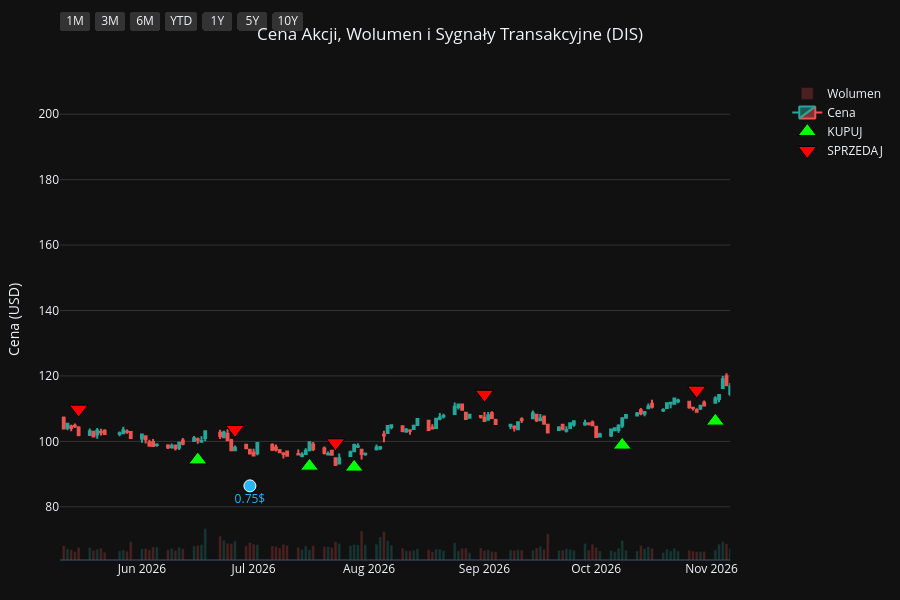
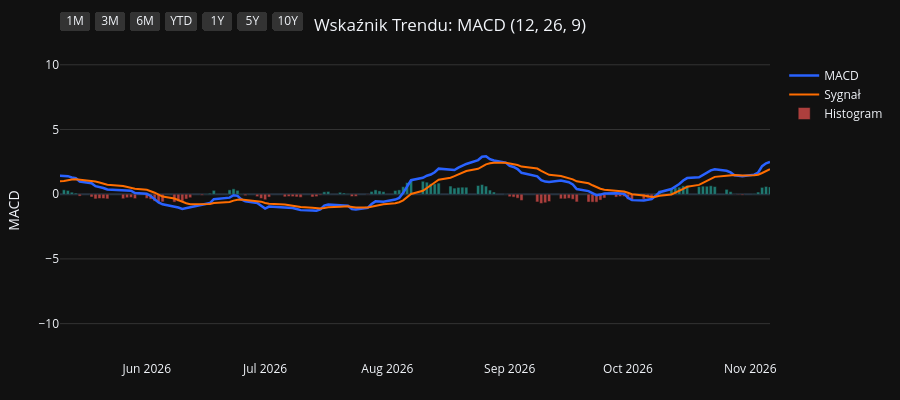
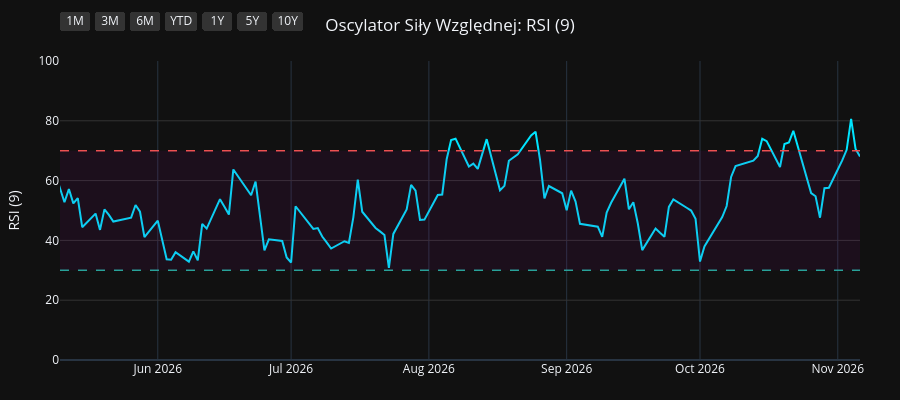
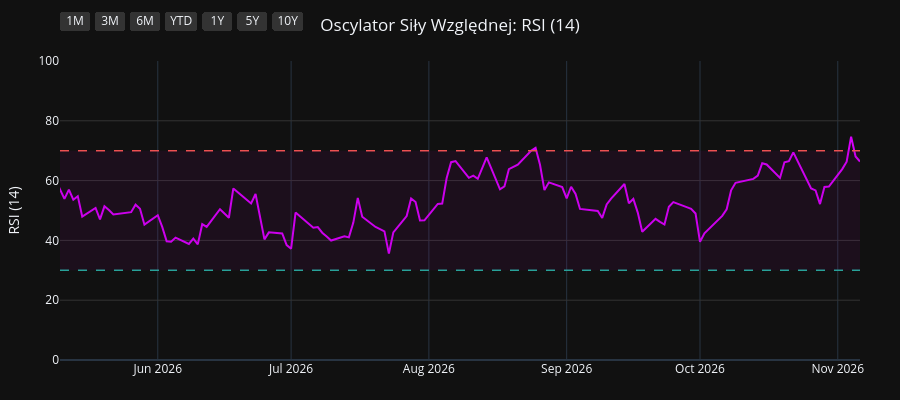

Write notebook code for charts like these, in order.
### Code cell
import os
import yfinance as yf
import pandas as pd
import pandas_ta as ta
import plotly.graph_objects as go
from plotly.subplots import make_subplots

# 1. Pobranie i przygotowanie danych
symbol = os.environ.get("STOCK_TICKER", "").strip().upper()
if not symbol:
    raise RuntimeError("Set STOCK_TICKER before running price_extractor.ipynb")
df = yf.Ticker(symbol).history(period="10y")
df.index = df.index.tz_localize(None)

# Wskaźniki i sygnały
df.ta.macd(fast=12, slow=26, signal=9, append=True)
df.ta.rsi(length=9, append=True)
df.ta.rsi(length=14, append=True)
df.ta.rsi(length=21, append=True)
df.dropna(inplace=True)

macd = df['MACD_12_26_9']
signal = df['MACDs_12_26_9']
wczorajszy_macd = macd.shift(1)
wczorajszy_signal = signal.shift(1)

df['Decyzja'] = 'BRAK'
df.loc[(macd > signal) & (wczorajszy_macd <= wczorajszy_signal), 'Decyzja'] = 'KUPUJ'
df.loc[(macd < signal) & (wczorajszy_macd >= wczorajszy_signal), 'Decyzja'] = 'SPRZEDAJ'

df_kupuj = df[df['Decyzja'] == 'KUPUJ']
df_sprzedaj = df[df['Decyzja'] == 'SPRZEDAJ']
df_dywidendy = df[df['Dividends'] > 0]
df_splity = df[df['Stock Splits'] > 0]

# Wspólna konfiguracja osi X
konfiguracja_osi_x = dict(
    type="date",
    showspikes=True, spikemode="across", spikesnap="cursor", spikedash="dot", spikecolor="#ffffff", spikethickness=1, hoverformat="%Y-%m-%d",
    rangeselector=dict(
        buttons=list([
            dict(count=1, label="1M", step="month", stepmode="backward"),
            dict(count=3, label="3M", step="month", stepmode="backward"),
            dict(count=6, label="6M", step="month", stepmode="backward"),
            dict(count=1, label="YTD", step="year", stepmode="todate"),
            dict(count=1, label="1Y", step="year", stepmode="backward"),
            dict(count=5, label="5Y", step="year", stepmode="backward"),
            dict(step="all", label="10Y")
        ]),
        bgcolor="#333333", activecolor="#2962ff", x=0, y=1.1
    )
)

# ==========================================
# WYKRES 1: CENA + WOLUMEN + SYGNAŁY
# ==========================================
fig1 = make_subplots(specs=[[{"secondary_y": True}]])

kolory_wolumenu = ['#26a69a' if row['Close'] >= row['Open'] else '#ef5350' for index, row in df.iterrows()]
fig1.add_trace(go.Bar(x=df.index, y=df['Volume'], marker_color=kolory_wolumenu, opacity=0.25, name='Wolumen'), secondary_y=True)
fig1.add_trace(go.Candlestick(x=df.index, open=df['Open'], high=df['High'], low=df['Low'], close=df['Close'], name='Cena', increasing_line_color='#26a69a', decreasing_line_color='#ef5350'), secondary_y=False)
fig1.add_trace(go.Scatter(x=df_kupuj.index, y=df_kupuj['Low'] * 0.95, customdata=df_kupuj[['Low', 'High']], mode='markers', marker=dict(symbol='triangle-up', size=16, color='#00ff00', line=dict(width=1, color='black')), name='KUPUJ', hovertemplate='KUPUJ<br>Najniższa: %{customdata[0]:.2f}<br>Najwyższa: %{customdata[1]:.2f}<extra></extra>'), secondary_y=False)
fig1.add_trace(go.Scatter(x=df_sprzedaj.index, y=df_sprzedaj['High'] * 1.05, customdata=df_sprzedaj[['Low', 'High']], mode='markers', marker=dict(symbol='triangle-down', size=16, color='#ff0000', line=dict(width=1, color='black')), name='SPRZEDAJ', hovertemplate='SPRZEDAJ<br>Najniższa: %{customdata[0]:.2f}<br>Najwyższa: %{customdata[1]:.2f}<extra></extra>'), secondary_y=False)

if not df_dywidendy.empty:
    fig1.add_trace(go.Scatter(x=df_dywidendy.index, y=df_dywidendy['Low'] * 0.90, mode='markers+text', marker=dict(symbol='circle', size=12, color='#29b6f6', line=dict(width=1, color='white')), text=df_dywidendy['Dividends'].apply(lambda x: f"{x}$"), textposition="bottom center", name='Dywidenda', showlegend=False, hovertemplate='Dywidenda: %{text}<extra></extra>', textfont=dict(color="#29b6f6")), secondary_y=False)
if not df_splity.empty:
                    fig1.add_trace(go.Scatter(x=df_splity.index, y=df_splity['High'], mode='markers+text', marker=dict(symbol='star', size=16, color='#ffee58', line=dict(width=1, color='black')), text=df_splity['Stock Splits'].apply(lambda x: f"{x:g}:1" if x >= 1 else f"1:{1 / x:g}"), textposition="top center", name='Split', hovertemplate='%{text}<extra></extra>', textfont=dict(color="#ffee58")), secondary_y=False)

fig1.update_layout(title=dict(text=f"Cena Akcji, Wolumen i Sygnały Transakcyjne ({symbol})", x=0.5, xanchor='center'), dragmode='pan', xaxis_rangeslider_visible=False, template='plotly_dark', height=600, hovermode='x unified', margin=dict(l=60, r=40, t=60, b=40))
fig1.update_xaxes(**konfiguracja_osi_x)
fig1.update_xaxes(range=[df.index.max() - pd.Timedelta(days=180), df.index.max()])
fig1.update_yaxes(title_text="Cena (USD)", secondary_y=False, gridcolor='#333333')
fig1.update_yaxes(range=[0, df['Volume'].max() * 4], showgrid=False, showticklabels=False, secondary_y=True)
fig1.show(config={'scrollZoom': True})

# ==========================================
# WYKRES 2: WSKAŹNIK MACD
# ==========================================
fig2 = go.Figure()
fig2.add_trace(go.Scatter(x=df.index, y=df['MACD_12_26_9'], line=dict(color='#2962ff', width=2.5), name='MACD'))
fig2.add_trace(go.Scatter(x=df.index, y=df['MACDs_12_26_9'], line=dict(color='#ff6d00', width=2), name='Sygnał'))
kolory_macd = ['#26a69a' if val >= 0 else '#ef5350' for val in df['MACDh_12_26_9']]
fig2.add_trace(go.Bar(x=df.index, y=df['MACDh_12_26_9'], marker_color=kolory_macd, name='Histogram', opacity=0.7))
fig2.update_layout(title=dict(text="Wskaźnik Trendu: MACD (12, 26, 9)", x=0.5, xanchor='center'), dragmode='pan', xaxis_rangeslider_visible=False, template='plotly_dark', height=400, hovermode='x unified', margin=dict(l=60, r=40, t=60, b=40))
fig2.update_xaxes(**konfiguracja_osi_x)
fig2.update_xaxes(range=[df.index.max() - pd.Timedelta(days=180), df.index.max()])
fig2.update_yaxes(title_text="MACD", gridcolor='#333333')
fig2.show(config={'scrollZoom': True})

# ==========================================
# WYKRES 3: OSCYLATOR RSI (9)
# ==========================================
fig3 = go.Figure()
fig3.add_trace(go.Scatter(x=df.index, y=df['RSI_9'], line=dict(color='#00e5ff', width=2), name='RSI (9)'))
fig3.add_hline(y=70, line_dash="dash", line_color="#ef5350", line_width=1.5)
fig3.add_hline(y=30, line_dash="dash", line_color="#26a69a", line_width=1.5)
fig3.add_hrect(y0=30, y1=70, line_width=0, fillcolor="purple", opacity=0.1)
fig3.update_layout(title=dict(text="Oscylator Siły Względnej: RSI (9)", x=0.5, xanchor='center'), dragmode='pan', xaxis_rangeslider_visible=False, template='plotly_dark', height=400, hovermode='x unified', margin=dict(l=60, r=40, t=60, b=40))
fig3.update_xaxes(**konfiguracja_osi_x)
fig3.update_xaxes(range=[df.index.max() - pd.Timedelta(days=180), df.index.max()])
fig3.update_yaxes(title_text="RSI (9)", range=[0, 100], gridcolor='#333333')
fig3.show(config={'scrollZoom': True})

# ==========================================
# WYKRES 4: OSCYLATOR RSI (14)
# ==========================================
fig4 = go.Figure()
fig4.add_trace(go.Scatter(x=df.index, y=df['RSI_14'], line=dict(color='#d500f9', width=2), name='RSI (14)'))
fig4.add_hline(y=70, line_dash="dash", line_color="#ef5350", line_width=1.5)
fig4.add_hline(y=30, line_dash="dash", line_color="#26a69a", line_width=1.5)
fig4.add_hrect(y0=30, y1=70, line_width=0, fillcolor="purple", opacity=0.1)
fig4.update_layout(title=dict(text="Oscylator Siły Względnej: RSI (14)", x=0.5, xanchor='center'), dragmode='pan', xaxis_rangeslider_visible=False, template='plotly_dark', height=400, hovermode='x unified', margin=dict(l=60, r=40, t=60, b=40))
fig4.update_xaxes(**konfiguracja_osi_x)
fig4.update_xaxes(range=[df.index.max() - pd.Timedelta(days=180), df.index.max()])
fig4.update_yaxes(title_text="RSI (14)", range=[0, 100], gridcolor='#333333')
fig4.show(config={'scrollZoom': True})

# ==========================================
# WYKRES 5: OSCYLATOR RSI (21)
# ==========================================
fig5 = go.Figure()
fig5.add_trace(go.Scatter(x=df.index, y=df['RSI_21'], line=dict(color='#64dd17', width=2), name='RSI (21)'))
fig5.add_hline(y=70, line_dash="dash", line_color="#ef5350", line_width=1.5)
fig5.add_hline(y=30, line_dash="dash", line_color="#26a69a", line_width=1.5)
fig5.add_hrect(y0=30, y1=70, line_width=0, fillcolor="purple", opacity=0.1)
fig5.update_layout(title=dict(text="Oscylator Siły Względnej: RSI (21)", x=0.5, xanchor='center'), dragmode='pan', xaxis_rangeslider_visible=False, template='plotly_dark', height=400, hovermode='x unified', margin=dict(l=60, r=40, t=60, b=40))
fig5.update_xaxes(**konfiguracja_osi_x)
fig5.update_xaxes(range=[df.index.max() - pd.Timedelta(days=180), df.index.max()])
fig5.update_yaxes(title_text="RSI (21)", range=[0, 100], gridcolor='#333333')
fig5.show(config={'scrollZoom': True})

### Figure 1 — Plotly figure (JSON) as saved in the notebook; plotly's stock layout.template omitted (floating-point values rounded to 4 significant figures; data arrays with more than 128 entries replaced by an {"elided": "..."} marker saying what was removed)
{"data": [{"marker": {"color": {"elided": "2481 str values"}}, "name": "Wolumen", "opacity": 0.25, "type": "bar", "x": {"elided": "2481 str values"}, "xaxis": "x", "y": {"elided": "2481 int values"}, "yaxis": "y2"}, {"close": {"elided": "2481 float values"}, "decreasing": {"line": {"color": "#ef5350"}}, "high": {"elided": "2481 float values"}, "increasing": {"line": {"color": "#26a69a"}}, "low": {"elided": "2481 float values"}, "name": "Cena", "open": {"elided": "2481 float values"}, "type": "candlestick", "x": {"elided": "2481 str values"}, "xaxis": "x", "yaxis": "y"}, {"customdata": {"elided": "100x2 float values"}, "hovertemplate": "KUPUJ<br>Najniższa: %{customdata[0]:.2f}<br>Najwyższa: %{customdata[1]:.2f}<extra></extra>", "marker": {"color": "#00ff00", "line": {"color": "black", "width": 1}, "size": 16, "symbol": "triangle-up"}, "mode": "markers", "name": "KUPUJ", "type": "scatter", "x": ["2017-01-09T00:00:00", "2017-02-01T00:00:00", "2017-03-14T00:00:00", "2017-03-28T00:00:00", "2017-04-18T00:00:00", "2017-05-30T00:00:00", "2017-06-12T00:00:00", "2017-06-21T00:00:00", "2017-06-26T00:00:00", "2017-08-29T00:00:00", "2017-09-20T00:00:00", "2017-10-19T00:00:00", "2017-11-29T00:00:00", "2018-01-04T00:00:00", "2018-02-22T00:00:00", "2018-03-09T00:00:00", "2018-04-04T00:00:00", "2018-05-04T00:00:00", "2018-06-08T00:00:00", "2018-07-10T00:00:00", "2018-09-21T00:00:00", "2018-10-18T00:00:00", "2018-11-06T00:00:00", "2018-11-30T00:00:00", "2019-01-02T00:00:00", "2019-01-31T00:00:00", "2019-02-15T00:00:00", "2019-04-02T00:00:00", "2019-06-07T00:00:00", "2019-06-13T00:00:00", "2019-07-03T00:00:00", "2019-07-10T00:00:00", "2019-07-29T00:00:00", "2019-08-28T00:00:00", "2019-10-11T00:00:00", "2020-02-04T00:00:00", "2020-03-25T00:00:00", "2020-07-09T00:00:00", "2020-08-05T00:00:00", "2020-08-27T00:00:00", "2020-10-12T00:00:00", "2020-11-05T00:00:00", "2021-02-04T00:00:00", "2021-02-22T00:00:00", "2021-04-30T00:00:00", "2021-05-07T00:00:00", "2021-05-26T00:00:00", "2021-06-24T00:00:00", "2021-07-09T00:00:00", "2021-07-28T00:00:00", "2021-08-11T00:00:00", "2021-08-24T00:00:00", "2021-10-08T00:00:00", "2021-10-15T00:00:00", "2021-11-03T00:00:00", "2021-12-07T00:00:00", "2022-02-04T00:00:00", "2022-03-18T00:00:00", "2022-05-17T00:00:00", "2022-06-27T00:00:00", "2022-10-17T00:00:00", "2022-11-22T00:00:00", "2022-12-14T00:00:00", "2023-01-03T00:00:00", "2023-03-23T00:00:00", "2023-04-28T00:00:00", "2023-05-08T00:00:00", "2023-06-05T00:00:00", "2023-06-30T00:00:00", "2023-07-31T00:00:00", "2023-09-12T00:00:00", "2023-10-06T00:00:00", "2023-11-03T00:00:00", "2024-01-18T00:00:00", "2024-03-21T00:00:00", "2024-05-06T00:00:00", "2024-05-31T00:00:00", "2024-07-16T00:00:00", "2024-07-31T00:00:00", "2024-08-15T00:00:00", "2024-10-16T00:00:00", "2024-11-06T00:00:00", "2025-01-24T00:00:00", "2025-02-26T00:00:00", "2025-03-25T00:00:00", "2025-04-22T00:00:00", "2025-06-11T00:00:00", "2025-06-30T00:00:00", "2025-08-20T00:00:00", "2025-10-20T00:00:00", "2025-12-03T00:00:00", "2026-02-26T00:00:00", "2026-04-02T00:00:00", "2026-04-30T00:00:00", "2026-05-06T00:00:00", "2026-06-16T00:00:00", "2026-07-16T00:00:00", "2026-07-28T00:00:00", "2026-10-08T00:00:00", "2026-11-02T00:00:00"], "xaxis": "x", "y": [95.36, 97.63, 98.54, 98.81, 99.67, 95.22, 93.16, 91.33, 92.23, 90.48, 87.63, 87.18, 91.91, 99.99, 93.99, 92.84, 87.57, 88.3, 91.22, 94.66, 99.69, 104.4, 104.2, 103.9, 98.03, 100.1, 101.0, 101.8, 125.0, 125.2, 129.2, 130.0, 132.9, 122.3, 118.9, 131.9, 87.97, 106.3, 113.6, 122.3, 114.0, 115.9, 162.6, 167.2, 169.1, 167.2, 162.3, 161.9, 160.2, 163.5, 162.6, 163.7, 162.5, 160.4, 155.1, 137.9, 128.5, 127.4, 97.91, 88.24, 88.66, 87.21, 85.31, 80.9, 87.28, 91.26, 93.67, 82.38, 81.62, 80.02, 76.05, 74.14, 77.52, 83.55, 107.1, 105.5, 93.71, 89.62, 86.93, 80.96, 86.92, 91.17, 103.2, 102.6, 93.63, 78.89, 109.7, 115.4, 108.6, 103.6, 97.83, 99.29, 89.65, 94.67, 99.28, 94.32, 92.42, 92.12, 98.85, 106.2], "yaxis": "y"}, {"customdata": {"elided": "99x2 float values"}, "hovertemplate": "SPRZEDAJ<br>Najniższa: %{customdata[0]:.2f}<br>Najwyższa: %{customdata[1]:.2f}<extra></extra>", "marker": {"color": "#ff0000", "line": {"color": "black", "width": 1}, "size": 16, "symbol": "triangle-down"}, "mode": "markers", "name": "SPRZEDAJ", "type": "scatter", "x": ["2017-01-12T00:00:00", "2017-02-06T00:00:00", "2017-03-23T00:00:00", "2017-04-05T00:00:00", "2017-05-02T00:00:00", "2017-06-06T00:00:00", "2017-06-20T00:00:00", "2017-06-22T00:00:00", "2017-08-07T00:00:00", "2017-09-07T00:00:00", "2017-10-12T00:00:00", "2017-11-27T00:00:00", "2017-12-26T00:00:00", "2018-01-08T00:00:00", "2018-03-01T00:00:00", "2018-03-19T00:00:00", "2018-05-03T00:00:00", "2018-05-25T00:00:00", "2018-06-26T00:00:00", "2018-08-09T00:00:00", "2018-10-10T00:00:00", "2018-10-24T00:00:00", "2018-11-19T00:00:00", "2018-12-04T00:00:00", "2019-01-30T00:00:00", "2019-02-11T00:00:00", "2019-03-13T00:00:00", "2019-05-03T00:00:00", "2019-06-12T00:00:00", "2019-06-25T00:00:00", "2019-07-08T00:00:00", "2019-07-17T00:00:00", "2019-07-31T00:00:00", "2019-09-19T00:00:00", "2019-12-04T00:00:00", "2020-02-21T00:00:00", "2020-06-11T00:00:00", "2020-07-27T00:00:00", "2020-08-21T00:00:00", "2020-09-03T00:00:00", "2020-10-28T00:00:00", "2021-01-04T00:00:00", "2021-02-19T00:00:00", "2021-03-03T00:00:00", "2021-05-05T00:00:00", "2021-05-11T00:00:00", "2021-06-18T00:00:00", "2021-07-07T00:00:00", "2021-07-20T00:00:00", "2021-07-30T00:00:00", "2021-08-18T00:00:00", "2021-09-20T00:00:00", "2021-10-12T00:00:00", "2021-10-18T00:00:00", "2021-11-11T00:00:00", "2022-01-18T00:00:00", "2022-03-01T00:00:00", "2022-04-06T00:00:00", "2022-06-13T00:00:00", "2022-08-23T00:00:00", "2022-11-08T00:00:00", "2022-12-07T00:00:00", "2022-12-15T00:00:00", "2023-02-10T00:00:00", "2023-04-25T00:00:00", "2023-05-04T00:00:00", "2023-05-11T00:00:00", "2023-06-22T00:00:00", "2023-07-17T00:00:00", "2023-08-18T00:00:00", "2023-09-25T00:00:00", "2023-10-24T00:00:00", "2023-11-30T00:00:00", "2024-02-23T00:00:00", "2024-04-04T00:00:00", "2024-05-07T00:00:00", "2024-07-02T00:00:00", "2024-07-22T00:00:00", "2024-08-02T00:00:00", "2024-10-07T00:00:00", "2024-10-25T00:00:00", "2024-12-05T00:00:00", "2025-02-10T00:00:00", "2025-03-05T00:00:00", "2025-04-03T00:00:00", "2025-05-29T00:00:00", "2025-06-13T00:00:00", "2025-07-07T00:00:00", "2025-09-10T00:00:00", "2025-11-14T00:00:00", "2026-01-12T00:00:00", "2026-03-03T00:00:00", "2026-04-29T00:00:00", "2026-05-01T00:00:00", "2026-05-15T00:00:00", "2026-06-26T00:00:00", "2026-07-23T00:00:00", "2026-09-01T00:00:00", "2026-10-28T00:00:00"], "xaxis": "x", "y": [106.3, 107.4, 110.1, 111.0, 112.1, 103.5, 102.7, 102.1, 105.7, 100.0, 96.07, 101.1, 108.3, 110.2, 103.0, 101.9, 98.26, 102.0, 103.7, 114.6, 117.0, 116.8, 117.6, 116.1, 111.2, 112.5, 115.5, 136.1, 137.1, 141.2, 143.9, 146.4, 146.7, 139.0, 151.1, 142.4, 120.1, 119.5, 130.6, 139.7, 123.7, 185.9, 188.1, 200.4, 188.3, 185.5, 177.0, 177.5, 180.7, 182.4, 180.0, 184.1, 177.6, 176.5, 166.9, 155.9, 150.8, 136.3, 99.37, 118.5, 103.8, 94.46, 94.8, 111.7, 101.5, 101.3, 96.83, 90.8, 90.09, 88.28, 83.25, 85.72, 95.55, 110.3, 122.8, 110.2, 100.1, 97.64, 94.6, 97.62, 99.38, 120.3, 114.8, 114.3, 97.68, 115.7, 121.9, 129.0, 121.6, 112.5, 119.8, 108.7, 105.7, 109.2, 109.8, 103.6, 99.56, 114.4, 115.7], "yaxis": "y"}, {"hovertemplate": "Dywidenda: %{text}<extra></extra>", "marker": {"color": "#29b6f6", "line": {"color": "white", "width": 1}, "size": 12, "symbol": "circle"}, "mode": "markers+text", "name": "Dywidenda", "showlegend": false, "text": ["0.78$", "0.84$", "0.84$", "0.88$", "0.88$", "0.88$", "0.3$", "0.45$", "0.5$", "0.5$", "0.75$", "0.75$"], "textfont": {"color": "#29b6f6"}, "textposition": "bottom center", "type": "scatter", "x": ["2017-07-06T00:00:00", "2017-12-08T00:00:00", "2018-07-06T00:00:00", "2018-12-07T00:00:00", "2019-07-05T00:00:00", "2019-12-13T00:00:00", "2023-12-08T00:00:00", "2024-07-08T00:00:00", "2024-12-16T00:00:00", "2025-06-24T00:00:00", "2025-12-15T00:00:00", "2026-06-30T00:00:00"], "xaxis": "x", "y": [86.66, 88.32, 89.0, 96.22, 122.0, 127.7, 80.59, 85.21, 98.7, 104.5, 96.95, 86.39], "yaxis": "y"}], "layout": {"dragmode": "pan", "height": 600, "hovermode": "x unified", "margin": {"b": 40, "l": 60, "r": 40, "t": 60}, "title": {"text": "Cena Akcji, Wolumen i Sygnały Transakcyjne (DIS)", "x": 0.5, "xanchor": "center"}, "xaxis": {"anchor": "y", "domain": [0.0, 0.94], "hoverformat": "%Y-%m-%d", "range": ["2026-05-10T00:00:00", "2026-11-06T00:00:00"], "rangeselector": {"activecolor": "#2962ff", "bgcolor": "#333333", "buttons": [{"count": 1, "label": "1M", "step": "month", "stepmode": "backward"}, {"count": 3, "label": "3M", "step": "month", "stepmode": "backward"}, {"count": 6, "label": "6M", "step": "month", "stepmode": "backward"}, {"count": 1, "label": "YTD", "step": "year", "stepmode": "todate"}, {"count": 1, "label": "1Y", "step": "year", "stepmode": "backward"}, {"count": 5, "label": "5Y", "step": "year", "stepmode": "backward"}, {"label": "10Y", "step": "all"}], "x": 0, "y": 1.1}, "rangeslider": {"visible": false}, "showspikes": true, "spikecolor": "#ffffff", "spikedash": "dot", "spikemode": "across", "spikesnap": "cursor", "spikethickness": 1, "type": "date"}, "yaxis": {"anchor": "x", "domain": [0.0, 1.0], "gridcolor": "#333333", "title": {"text": "Cena (USD)"}}, "yaxis2": {"anchor": "x", "overlaying": "y", "range": [0, 349642800], "showgrid": false, "showticklabels": false, "side": "right"}}}

### Figure 2 — Plotly figure (JSON) as saved in the notebook; plotly's stock layout.template omitted (floating-point values rounded to 4 significant figures; data arrays with more than 128 entries replaced by an {"elided": "..."} marker saying what was removed)
{"data": [{"line": {"color": "#2962ff", "width": 2.5}, "name": "MACD", "type": "scatter", "x": {"elided": "2481 str values"}, "y": {"elided": "2481 float values"}}, {"line": {"color": "#ff6d00", "width": 2}, "name": "Sygnał", "type": "scatter", "x": {"elided": "2481 str values"}, "y": {"elided": "2481 float values"}}, {"marker": {"color": {"elided": "2481 str values"}}, "name": "Histogram", "opacity": 0.7, "type": "bar", "x": {"elided": "2481 str values"}, "y": {"elided": "2481 float values"}}], "layout": {"dragmode": "pan", "height": 400, "hovermode": "x unified", "margin": {"b": 40, "l": 60, "r": 40, "t": 60}, "title": {"text": "Wskaźnik Trendu: MACD (12, 26, 9)", "x": 0.5, "xanchor": "center"}, "xaxis": {"hoverformat": "%Y-%m-%d", "range": ["2026-05-10T00:00:00", "2026-11-06T00:00:00"], "rangeselector": {"activecolor": "#2962ff", "bgcolor": "#333333", "buttons": [{"count": 1, "label": "1M", "step": "month", "stepmode": "backward"}, {"count": 3, "label": "3M", "step": "month", "stepmode": "backward"}, {"count": 6, "label": "6M", "step": "month", "stepmode": "backward"}, {"count": 1, "label": "YTD", "step": "year", "stepmode": "todate"}, {"count": 1, "label": "1Y", "step": "year", "stepmode": "backward"}, {"count": 5, "label": "5Y", "step": "year", "stepmode": "backward"}, {"label": "10Y", "step": "all"}], "x": 0, "y": 1.1}, "rangeslider": {"visible": false}, "showspikes": true, "spikecolor": "#ffffff", "spikedash": "dot", "spikemode": "across", "spikesnap": "cursor", "spikethickness": 1, "type": "date"}, "yaxis": {"gridcolor": "#333333", "title": {"text": "MACD"}}}}

### Figure 3 — Plotly figure (JSON) as saved in the notebook; plotly's stock layout.template omitted (floating-point values rounded to 4 significant figures; data arrays with more than 128 entries replaced by an {"elided": "..."} marker saying what was removed)
{"data": [{"line": {"color": "#00e5ff", "width": 2}, "name": "RSI (9)", "type": "scatter", "x": {"elided": "2481 str values"}, "y": {"elided": "2481 float values"}}], "layout": {"dragmode": "pan", "height": 400, "hovermode": "x unified", "margin": {"b": 40, "l": 60, "r": 40, "t": 60}, "shapes": [{"line": {"color": "#ef5350", "dash": "dash", "width": 1.5}, "type": "line", "x0": 0, "x1": 1, "xref": "x domain", "y0": 70, "y1": 70, "yref": "y"}, {"line": {"color": "#26a69a", "dash": "dash", "width": 1.5}, "type": "line", "x0": 0, "x1": 1, "xref": "x domain", "y0": 30, "y1": 30, "yref": "y"}, {"fillcolor": "purple", "line": {"width": 0}, "opacity": 0.1, "type": "rect", "x0": 0, "x1": 1, "xref": "x domain", "y0": 30, "y1": 70, "yref": "y"}], "title": {"text": "Oscylator Siły Względnej: RSI (9)", "x": 0.5, "xanchor": "center"}, "xaxis": {"hoverformat": "%Y-%m-%d", "range": ["2026-05-10T00:00:00", "2026-11-06T00:00:00"], "rangeselector": {"activecolor": "#2962ff", "bgcolor": "#333333", "buttons": [{"count": 1, "label": "1M", "step": "month", "stepmode": "backward"}, {"count": 3, "label": "3M", "step": "month", "stepmode": "backward"}, {"count": 6, "label": "6M", "step": "month", "stepmode": "backward"}, {"count": 1, "label": "YTD", "step": "year", "stepmode": "todate"}, {"count": 1, "label": "1Y", "step": "year", "stepmode": "backward"}, {"count": 5, "label": "5Y", "step": "year", "stepmode": "backward"}, {"label": "10Y", "step": "all"}], "x": 0, "y": 1.1}, "rangeslider": {"visible": false}, "showspikes": true, "spikecolor": "#ffffff", "spikedash": "dot", "spikemode": "across", "spikesnap": "cursor", "spikethickness": 1, "type": "date"}, "yaxis": {"gridcolor": "#333333", "range": [0, 100], "title": {"text": "RSI (9)"}}}}

### Figure 4 — Plotly figure (JSON) as saved in the notebook; plotly's stock layout.template omitted (floating-point values rounded to 4 significant figures; data arrays with more than 128 entries replaced by an {"elided": "..."} marker saying what was removed)
{"data": [{"line": {"color": "#d500f9", "width": 2}, "name": "RSI (14)", "type": "scatter", "x": {"elided": "2481 str values"}, "y": {"elided": "2481 float values"}}], "layout": {"dragmode": "pan", "height": 400, "hovermode": "x unified", "margin": {"b": 40, "l": 60, "r": 40, "t": 60}, "shapes": [{"line": {"color": "#ef5350", "dash": "dash", "width": 1.5}, "type": "line", "x0": 0, "x1": 1, "xref": "x domain", "y0": 70, "y1": 70, "yref": "y"}, {"line": {"color": "#26a69a", "dash": "dash", "width": 1.5}, "type": "line", "x0": 0, "x1": 1, "xref": "x domain", "y0": 30, "y1": 30, "yref": "y"}, {"fillcolor": "purple", "line": {"width": 0}, "opacity": 0.1, "type": "rect", "x0": 0, "x1": 1, "xref": "x domain", "y0": 30, "y1": 70, "yref": "y"}], "title": {"text": "Oscylator Siły Względnej: RSI (14)", "x": 0.5, "xanchor": "center"}, "xaxis": {"hoverformat": "%Y-%m-%d", "range": ["2026-05-10T00:00:00", "2026-11-06T00:00:00"], "rangeselector": {"activecolor": "#2962ff", "bgcolor": "#333333", "buttons": [{"count": 1, "label": "1M", "step": "month", "stepmode": "backward"}, {"count": 3, "label": "3M", "step": "month", "stepmode": "backward"}, {"count": 6, "label": "6M", "step": "month", "stepmode": "backward"}, {"count": 1, "label": "YTD", "step": "year", "stepmode": "todate"}, {"count": 1, "label": "1Y", "step": "year", "stepmode": "backward"}, {"count": 5, "label": "5Y", "step": "year", "stepmode": "backward"}, {"label": "10Y", "step": "all"}], "x": 0, "y": 1.1}, "rangeslider": {"visible": false}, "showspikes": true, "spikecolor": "#ffffff", "spikedash": "dot", "spikemode": "across", "spikesnap": "cursor", "spikethickness": 1, "type": "date"}, "yaxis": {"gridcolor": "#333333", "range": [0, 100], "title": {"text": "RSI (14)"}}}}
